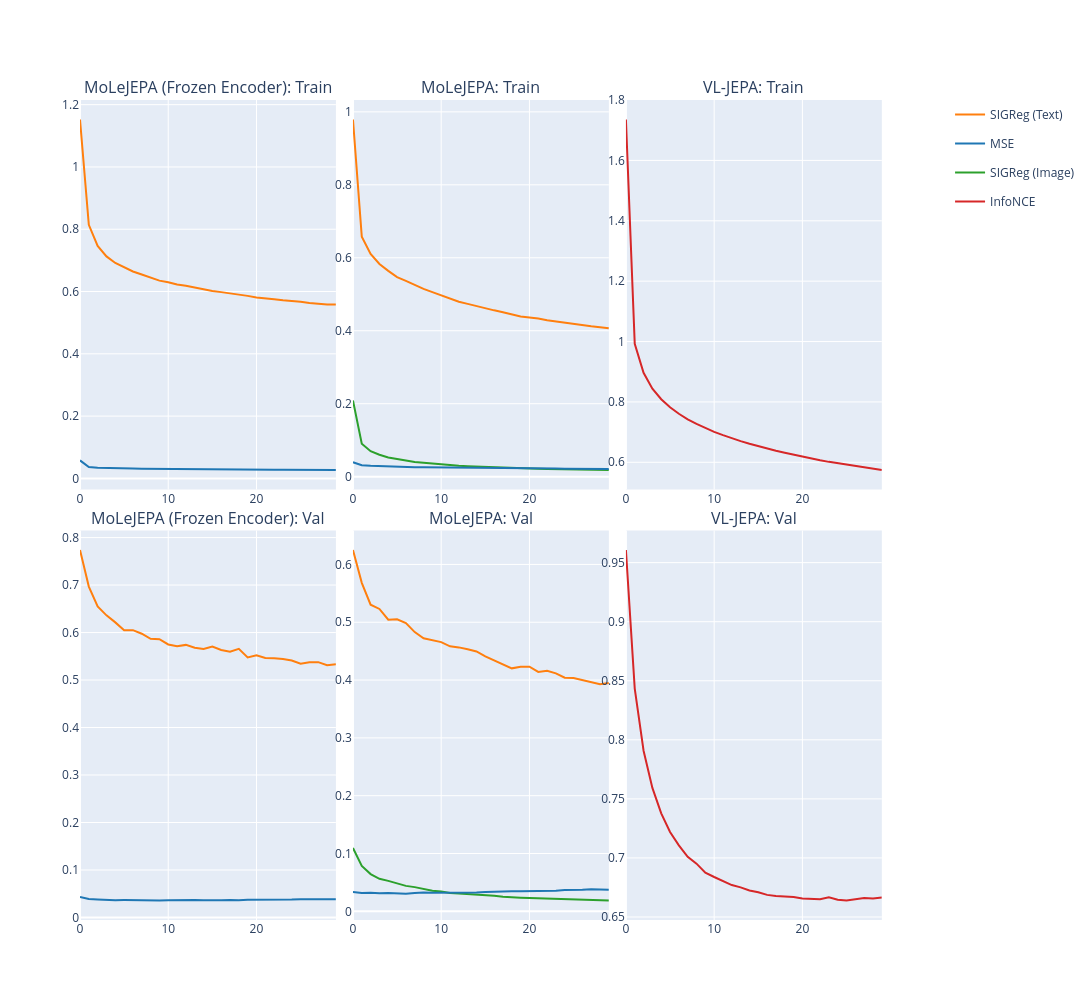

The notebook cell this image was saved under:
### Code cell
fig = subplots.make_subplots(
    len(all_subplots),
    len(all_subplots[0]),
    subplot_titles=[t for l in all_titles for t in l],
    vertical_spacing=0.05,  # Decrease this for a "tighter" layout
    horizontal_spacing=0.02,
    specs=[[{"secondary_y": True}] * len(all_subplots[0])] * len(all_subplots),
)

for i, plot_l in enumerate(all_subplots):
    for j, plot in enumerate(plot_l):
        for trace in plot.data:
            fig.add_trace(
                trace, row=i + 1, col=j + 1
            )

# Legend name mapping
fig.for_each_trace(
    lambda t: t.update(
        name=t.name.replace("loss_mse", "MSE")
            .replace("loss_reg_text", "SIGReg (Text)")
            .replace("loss_reg_image", "SIGReg (Image)")
            .replace("loss", "InfoNCE")
    ),
)

# Make sure no duplicates in legend
names = set()
fig.for_each_trace(
    lambda trace:
        trace.update(showlegend=False)
        if (trace.name in names) else names.add(trace.name))

fig.update_layout(height=1000, width=2000)
fig.show()

### Figure 1 — Plotly figure (JSON) as saved in the notebook; plotly's stock layout.template omitted (floating-point values rounded to 4 significant figures)
{"data": [{"hovertemplate": "loss_type=loss_reg_text<br>epoch=%{x}<br>loss=%{y}<extra></extra>", "legendgroup": "loss_reg_text", "line": {"color": "#FF7F0E", "dash": "solid"}, "marker": {"symbol": "circle"}, "mode": "lines", "name": "SIGReg (Text)", "orientation": "v", "showlegend": true, "type": "scatter", "x": [0, 1, 2, 3, 4, 5, 6, 7, 8, 9, 10, 11, 12, 13, 14, 15, 16, 17, 18, 19, 20, 21, 22, 23, 24, 25, 26, 27, 28, 29], "xaxis": "x", "y": [1.152, 0.8141, 0.7466, 0.7127, 0.6918, 0.677, 0.6644, 0.6547, 0.6443, 0.635, 0.6299, 0.6223, 0.6184, 0.6123, 0.6058, 0.6017, 0.5981, 0.5946, 0.5888, 0.586, 0.581, 0.5791, 0.5752, 0.5717, 0.5701, 0.5671, 0.5633, 0.5599, 0.5583, 0.5585], "yaxis": "y"}, {"hovertemplate": "loss_type=loss_mse<br>epoch=%{x}<br>loss=%{y}<extra></extra>", "legendgroup": "loss_mse", "line": {"color": "#1F77B4", "dash": "solid"}, "marker": {"symbol": "circle"}, "mode": "lines", "name": "MSE", "orientation": "v", "showlegend": true, "type": "scatter", "x": [0, 1, 2, 3, 4, 5, 6, 7, 8, 9, 10, 11, 12, 13, 14, 15, 16, 17, 18, 19, 20, 21, 22, 23, 24, 25, 26, 27, 28, 29], "xaxis": "x", "y": [0.05785, 0.03673, 0.03449, 0.03327, 0.03254, 0.03201, 0.03157, 0.03119, 0.03078, 0.03049, 0.03019, 0.02992, 0.02969, 0.02945, 0.02923, 0.02903, 0.02883, 0.02865, 0.02844, 0.02826, 0.02809, 0.02795, 0.02777, 0.02764, 0.02751, 0.02735, 0.0272, 0.02712, 0.02701, 0.0269], "yaxis": "y"}, {"hovertemplate": "loss_type=loss_reg_image<br>epoch=%{x}<br>loss=%{y}<extra></extra>", "legendgroup": "loss_reg_image", "line": {"color": "#2CA02C", "dash": "solid"}, "marker": {"symbol": "circle"}, "mode": "lines", "name": "SIGReg (Image)", "orientation": "v", "showlegend": true, "type": "scatter", "x": [0, 1, 2, 3, 4, 5, 6, 7, 8, 9, 10, 11, 12, 13, 14, 15, 16, 17, 18, 19, 20, 21, 22, 23, 24, 25, 26, 27, 28, 29], "xaxis": "x2", "y": [0.2087, 0.09015, 0.06983, 0.06, 0.05282, 0.0481, 0.04399, 0.04048, 0.03805, 0.03565, 0.03333, 0.03143, 0.02996, 0.02875, 0.02765, 0.02655, 0.02543, 0.02466, 0.0237, 0.02299, 0.0222, 0.02152, 0.02097, 0.02051, 0.02009, 0.01968, 0.01929, 0.01891, 0.01856, 0.01821], "yaxis": "y3"}, {"hovertemplate": "loss_type=loss_reg_text<br>epoch=%{x}<br>loss=%{y}<extra></extra>", "legendgroup": "loss_reg_text", "line": {"color": "#FF7F0E", "dash": "solid"}, "marker": {"symbol": "circle"}, "mode": "lines", "name": "SIGReg (Text)", "orientation": "v", "showlegend": false, "type": "scatter", "x": [0, 1, 2, 3, 4, 5, 6, 7, 8, 9, 10, 11, 12, 13, 14, 15, 16, 17, 18, 19, 20, 21, 22, 23, 24, 25, 26, 27, 28, 29], "xaxis": "x2", "y": [0.9791, 0.6578, 0.6104, 0.5829, 0.564, 0.547, 0.5368, 0.5252, 0.5147, 0.5057, 0.4966, 0.4875, 0.4796, 0.4736, 0.4671, 0.4612, 0.4559, 0.4507, 0.4443, 0.4392, 0.4365, 0.4338, 0.4289, 0.4252, 0.4226, 0.4186, 0.4157, 0.4123, 0.4097, 0.4069], "yaxis": "y3"}, {"hovertemplate": "loss_type=loss_mse<br>epoch=%{x}<br>loss=%{y}<extra></extra>", "legendgroup": "loss_mse", "line": {"color": "#1F77B4", "dash": "solid"}, "marker": {"symbol": "circle"}, "mode": "lines", "name": "MSE", "orientation": "v", "showlegend": false, "type": "scatter", "x": [0, 1, 2, 3, 4, 5, 6, 7, 8, 9, 10, 11, 12, 13, 14, 15, 16, 17, 18, 19, 20, 21, 22, 23, 24, 25, 26, 27, 28, 29], "xaxis": "x2", "y": [0.03961, 0.03149, 0.02982, 0.02867, 0.02781, 0.02709, 0.02657, 0.02607, 0.0256, 0.02523, 0.02489, 0.02459, 0.02432, 0.02409, 0.02386, 0.02359, 0.02338, 0.02325, 0.02293, 0.02278, 0.02259, 0.02251, 0.02223, 0.02215, 0.02197, 0.02182, 0.02168, 0.02156, 0.02142, 0.02137], "yaxis": "y3"}, {"hovertemplate": "loss_type=loss<br>epoch=%{x}<br>loss=%{y}<extra></extra>", "legendgroup": "loss", "line": {"color": "#D62728", "dash": "solid"}, "marker": {"symbol": "circle"}, "mode": "lines", "name": "InfoNCE", "orientation": "v", "showlegend": true, "type": "scatter", "x": [0, 1, 2, 3, 4, 5, 6, 7, 8, 9, 10, 11, 12, 13, 14, 15, 16, 17, 18, 19, 20, 21, 22, 23, 24, 25, 26, 27, 28, 29], "xaxis": "x3", "y": [1.736, 0.9928, 0.8963, 0.844, 0.8088, 0.7823, 0.7607, 0.7421, 0.7274, 0.7129, 0.7006, 0.6898, 0.6794, 0.6701, 0.6613, 0.6529, 0.6454, 0.6379, 0.6314, 0.6248, 0.6187, 0.6133, 0.6068, 0.6014, 0.5966, 0.5918, 0.5873, 0.5824, 0.5782, 0.5744], "yaxis": "y5"}, {"hovertemplate": "loss_type=loss_reg_text<br>epoch=%{x}<br>loss=%{y}<extra></extra>", "legendgroup": "loss_reg_text", "line": {"color": "#FF7F0E", "dash": "solid"}, "marker": {"symbol": "circle"}, "mode": "lines", "name": "SIGReg (Text)", "orientation": "v", "showlegend": false, "type": "scatter", "x": [0, 1, 2, 3, 4, 5, 6, 7, 8, 9, 10, 11, 12, 13, 14, 15, 16, 17, 18, 19, 20, 21, 22, 23, 24, 25, 26, 27, 28, 29], "xaxis": "x4", "y": [0.7739, 0.6968, 0.6549, 0.6362, 0.6214, 0.6049, 0.6051, 0.5976, 0.5869, 0.5861, 0.5749, 0.571, 0.574, 0.5679, 0.5656, 0.5704, 0.5633, 0.5599, 0.5658, 0.5476, 0.5522, 0.5463, 0.5457, 0.5443, 0.5413, 0.5345, 0.5375, 0.5377, 0.5311, 0.5333], "yaxis": "y7"}, {"hovertemplate": "loss_type=loss_mse<br>epoch=%{x}<br>loss=%{y}<extra></extra>", "legendgroup": "loss_mse", "line": {"color": "#1F77B4", "dash": "solid"}, "marker": {"symbol": "circle"}, "mode": "lines", "name": "MSE", "orientation": "v", "showlegend": false, "type": "scatter", "x": [0, 1, 2, 3, 4, 5, 6, 7, 8, 9, 10, 11, 12, 13, 14, 15, 16, 17, 18, 19, 20, 21, 22, 23, 24, 25, 26, 27, 28, 29], "xaxis": "x4", "y": [0.04308, 0.03901, 0.038, 0.03691, 0.03649, 0.0366, 0.03626, 0.03573, 0.03632, 0.03589, 0.03629, 0.03686, 0.03659, 0.03671, 0.03632, 0.03577, 0.03638, 0.03676, 0.03611, 0.03724, 0.03705, 0.03704, 0.03715, 0.03754, 0.03773, 0.03831, 0.03796, 0.03769, 0.03862, 0.03824], "yaxis": "y7"}, {"hovertemplate": "loss_type=loss_reg_image<br>epoch=%{x}<br>loss=%{y}<extra></extra>", "legendgroup": "loss_reg_image", "line": {"color": "#2CA02C", "dash": "solid"}, "marker": {"symbol": "circle"}, "mode": "lines", "name": "SIGReg (Image)", "orientation": "v", "showlegend": false, "type": "scatter", "x": [0, 1, 2, 3, 4, 5, 6, 7, 8, 9, 10, 11, 12, 13, 14, 15, 16, 17, 18, 19, 20, 21, 22, 23, 24, 25, 26, 27, 28, 29], "xaxis": "x5", "y": [0.1095, 0.07835, 0.06433, 0.05626, 0.05267, 0.04797, 0.04396, 0.0418, 0.03876, 0.03569, 0.03433, 0.03169, 0.03069, 0.02999, 0.02903, 0.02768, 0.02687, 0.02518, 0.02392, 0.02353, 0.02286, 0.02228, 0.02217, 0.02153, 0.02127, 0.02067, 0.02035, 0.01975, 0.01941, 0.01863], "yaxis": "y9"}, {"hovertemplate": "loss_type=loss_reg_text<br>epoch=%{x}<br>loss=%{y}<extra></extra>", "legendgroup": "loss_reg_text", "line": {"color": "#FF7F0E", "dash": "solid"}, "marker": {"symbol": "circle"}, "mode": "lines", "name": "SIGReg (Text)", "orientation": "v", "showlegend": false, "type": "scatter", "x": [0, 1, 2, 3, 4, 5, 6, 7, 8, 9, 10, 11, 12, 13, 14, 15, 16, 17, 18, 19, 20, 21, 22, 23, 24, 25, 26, 27, 28, 29], "xaxis": "x5", "y": [0.625, 0.5682, 0.5305, 0.523, 0.5045, 0.505, 0.4987, 0.483, 0.4724, 0.4695, 0.4656, 0.4583, 0.4565, 0.4532, 0.4495, 0.441, 0.4337, 0.4265, 0.4203, 0.4232, 0.4231, 0.4141, 0.4162, 0.4116, 0.4041, 0.4035, 0.3999, 0.3969, 0.393, 0.3951], "yaxis": "y9"}, {"hovertemplate": "loss_type=loss_mse<br>epoch=%{x}<br>loss=%{y}<extra></extra>", "legendgroup": "loss_mse", "line": {"color": "#1F77B4", "dash": "solid"}, "marker": {"symbol": "circle"}, "mode": "lines", "name": "MSE", "orientation": "v", "showlegend": false, "type": "scatter", "x": [0, 1, 2, 3, 4, 5, 6, 7, 8, 9, 10, 11, 12, 13, 14, 15, 16, 17, 18, 19, 20, 21, 22, 23, 24, 25, 26, 27, 28, 29], "xaxis": "x5", "y": [0.03357, 0.03184, 0.03209, 0.03101, 0.0315, 0.03101, 0.03049, 0.03162, 0.03269, 0.03201, 0.032, 0.03187, 0.03236, 0.03286, 0.03259, 0.0333, 0.03424, 0.03482, 0.03484, 0.03447, 0.03461, 0.03576, 0.03558, 0.03575, 0.03666, 0.03659, 0.03722, 0.03828, 0.03845, 0.03735], "yaxis": "y9"}, {"hovertemplate": "loss_type=loss<br>epoch=%{x}<br>loss=%{y}<extra></extra>", "legendgroup": "loss", "line": {"color": "#D62728", "dash": "solid"}, "marker": {"symbol": "circle"}, "mode": "lines", "name": "InfoNCE", "orientation": "v", "showlegend": false, "type": "scatter", "x": [0, 1, 2, 3, 4, 5, 6, 7, 8, 9, 10, 11, 12, 13, 14, 15, 16, 17, 18, 19, 20, 21, 22, 23, 24, 25, 26, 27, 28, 29], "xaxis": "x6", "y": [0.9607, 0.8434, 0.7908, 0.7593, 0.7377, 0.7219, 0.7107, 0.7009, 0.6951, 0.6875, 0.6838, 0.6801, 0.677, 0.6751, 0.6725, 0.671, 0.6687, 0.6677, 0.6676, 0.6669, 0.6656, 0.6654, 0.665, 0.6666, 0.6646, 0.6639, 0.6651, 0.6662, 0.6657, 0.6665], "yaxis": "y11"}], "layout": {"annotations": [{"font": {"size": 16}, "showarrow": false, "text": "MoLeJEPA (Frozen Encoder): Train", "x": 0.15, "xanchor": "center", "xref": "paper", "y": 1, "yanchor": "bottom", "yref": "paper"}, {"font": {"size": 16}, "showarrow": false, "text": "MoLeJEPA: Train", "x": 0.47, "xanchor": "center", "xref": "paper", "y": 1, "yanchor": "bottom", "yref": "paper"}, {"font": {"size": 16}, "showarrow": false, "text": "VL-JEPA: Train", "x": 0.79, "xanchor": "center", "xref": "paper", "y": 1, "yanchor": "bottom", "yref": "paper"}, {"font": {"size": 16}, "showarrow": false, "text": "MoLeJEPA (Frozen Encoder): Val", "x": 0.15, "xanchor": "center", "xref": "paper", "y": 0.475, "yanchor": "bottom", "yref": "paper"}, {"font": {"size": 16}, "showarrow": false, "text": "MoLeJEPA: Val", "x": 0.47, "xanchor": "center", "xref": "paper", "y": 0.475, "yanchor": "bottom", "yref": "paper"}, {"font": {"size": 16}, "showarrow": false, "text": "VL-JEPA: Val", "x": 0.79, "xanchor": "center", "xref": "paper", "y": 0.475, "yanchor": "bottom", "yref": "paper"}], "height": 1000, "width": 2000, "xaxis": {"anchor": "y", "domain": [0, 0.3]}, "xaxis2": {"anchor": "y3", "domain": [0.32, 0.62]}, "xaxis3": {"anchor": "y5", "domain": [0.64, 0.94]}, "xaxis4": {"anchor": "y7", "domain": [0, 0.3]}, "xaxis5": {"anchor": "y9", "domain": [0.32, 0.62]}, "xaxis6": {"anchor": "y11", "domain": [0.64, 0.94]}, "yaxis": {"anchor": "x", "domain": [0.525, 1]}, "yaxis10": {"anchor": "x5", "overlaying": "y9", "side": "right"}, "yaxis11": {"anchor": "x6", "domain": [0, 0.475]}, "yaxis12": {"anchor": "x6", "overlaying": "y11", "side": "right"}, "yaxis2": {"anchor": "x", "overlaying": "y", "side": "right"}, "yaxis3": {"anchor": "x2", "domain": [0.525, 1]}, "yaxis4": {"anchor": "x2", "overlaying": "y3", "side": "right"}, "yaxis5": {"anchor": "x3", "domain": [0.525, 1]}, "yaxis6": {"anchor": "x3", "overlaying": "y5", "side": "right"}, "yaxis7": {"anchor": "x4", "domain": [0, 0.475]}, "yaxis8": {"anchor": "x4", "overlaying": "y7", "side": "right"}, "yaxis9": {"anchor": "x5", "domain": [0, 0.475]}}}
